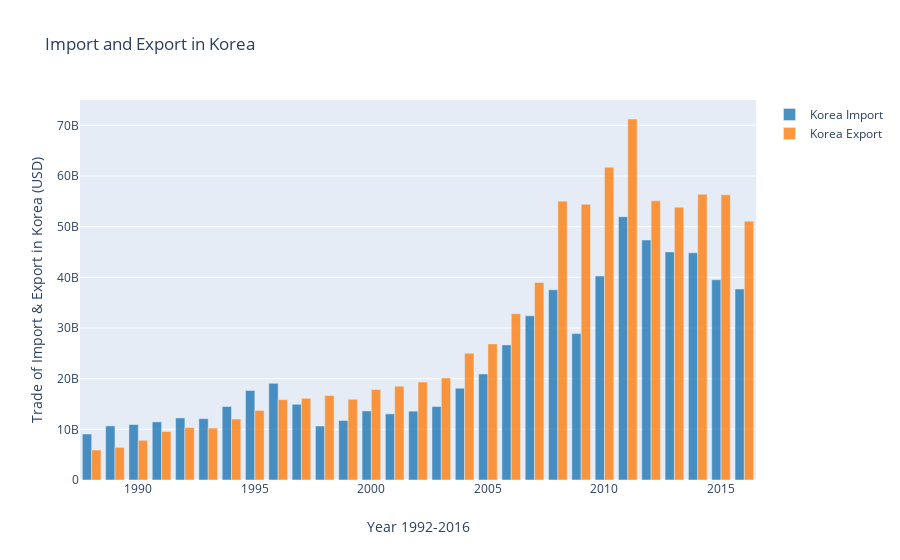

The code cell stored with this chart in its notebook:
### Markdown cell above
From the plot, we can see Korea global trade had increased from 1990 to 2015

### Code cell
kr_i = kr_df[(kr_df.flow == 'Import') & (kr_df.comm_code!= 'TOTAL')].groupby(['year'],as_index=False)['trade_usd'].agg('sum')
kr_e = kr_df[(kr_df.flow == 'Export') & (kr_df.comm_code!= 'TOTAL')].groupby(['year'],as_index=False)['trade_usd'].agg('sum')

trace1 = go.Bar(
                x = kr_i.year,
                y = kr_i.trade_usd,
                name = "Korea Import",
                marker = dict(color = 'rgba(31, 119, 180, 0.8)'),
)

trace2 = go.Bar(
               x = kr_e.year,
                y = kr_e.trade_usd,
                name = "Korea Export",
                marker = dict(color = 'rgba(255, 127, 14, 0.8)'),
)
data = [trace1, trace2]
layout = {
    'xaxis': {'title': 'Year 1992-2016'},
    'yaxis': {'title': 'Trade of Import & Export in Korea (USD)'},
    'barmode': 'group',
    'title': 'Import and Export in Korea'
}
fig = go.Figure(data = data, layout = layout)
iplot(fig)

### Figure 1 — Plotly figure (JSON) as saved in the notebook; plotly's stock layout.template omitted (floating-point values rounded to 4 significant figures)
{"data": [{"marker": {"color": "rgba(31, 119, 180, 0.8)"}, "name": "Korea Import", "type": "bar", "x": [1988, 1989, 1990, 1991, 1992, 1993, 1994, 1995, 1996, 1997, 1998, 1999, 2000, 2001, 2002, 2003, 2004, 2005, 2006, 2007, 2008, 2009, 2010, 2011, 2012, 2013, 2014, 2015, 2016], "y": [9079038150, 10675450579, 10951758385, 11468965089, 12247183346, 12107970307, 14501134226, 17671825018, 19079538787, 14940250187, 10654648899, 11750118794, 13627401337, 13051856810, 13589942382, 14500259170, 18115869169, 20922989102, 26666599779, 32404189431, 37544953371, 28896555697, 40262738895, 51966105534, 47374819877, 45022759185, 44830729173, 39517197869, 37712114796]}, {"marker": {"color": "rgba(255, 127, 14, 0.8)"}, "name": "Korea Export", "type": "bar", "x": [1988, 1989, 1990, 1991, 1992, 1993, 1994, 1995, 1996, 1997, 1998, 1999, 2000, 2001, 2002, 2003, 2004, 2005, 2006, 2007, 2008, 2009, 2010, 2011, 2012, 2013, 2014, 2015, 2016], "y": [5920915943, 6439376322, 7831081417, 9571686834, 10343393914, 10248912885, 12034229099, 13730728330, 15852599898, 16129046119, 16677396522, 15932123639, 17872753605, 18501214726, 19334427395, 20141478481, 25015949782, 26853750335, 32824965565, 38995770973, 55034713420, 54406370564, 61719898989, 71250389926, 55124408839, 53853976409, 56375333264, 56282806970, 51068037463]}], "layout": {"barmode": "group", "title": {"text": "Import and Export in Korea"}, "xaxis": {"title": {"text": "Year 1992-2016"}}, "yaxis": {"title": {"text": "Trade of Import & Export in Korea (USD)"}}}}
